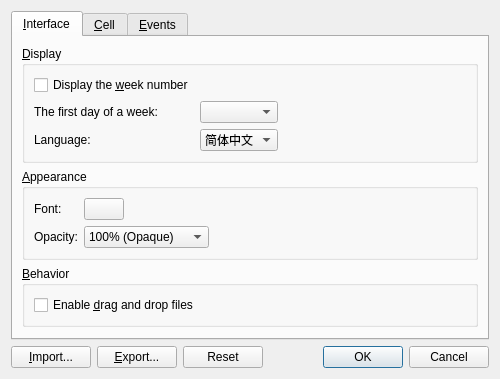
<?xml version="1.0" encoding="UTF-8"?>
<ui version="4.0">
 <class>PreferenceDialog</class>
 <widget class="QDialog" name="PreferenceDialog">
  <property name="geometry">
   <rect>
    <x>0</x>
    <y>0</y>
    <width>500</width>
    <height>338</height>
   </rect>
  </property>
  <property name="windowTitle">
   <string>Preference</string>
  </property>
  <layout class="QGridLayout" name="gridLayout_9">
   <item row="0" column="0" colspan="3">
    <widget class="QTabWidget" name="tabWidget">
     <property name="currentIndex">
      <number>0</number>
     </property>
     <widget class="QWidget" name="tab_1">
      <attribute name="title">
       <string>&amp;Interface</string>
      </attribute>
      <layout class="QGridLayout" name="gridLayout_7">
       <item row="3" column="0">
        <spacer name="verticalSpacer_3">
         <property name="orientation">
          <enum>Qt::Vertical</enum>
         </property>
         <property name="sizeHint" stdset="0">
          <size>
           <width>20</width>
           <height>40</height>
          </size>
         </property>
        </spacer>
       </item>
       <item row="2" column="0">
        <widget class="QGroupBox" name="groupBox_2">
         <property name="title">
          <string>&amp;Behavior</string>
         </property>
         <layout class="QGridLayout" name="gridLayout_8">
          <item row="0" column="0">
           <widget class="QCheckBox" name="checkBox_dragDrop">
            <property name="text">
             <string>Enable &amp;drag and drop files</string>
            </property>
           </widget>
          </item>
         </layout>
        </widget>
       </item>
       <item row="1" column="0">
        <widget class="QGroupBox" name="groupBox_1">
         <property name="title">
          <string>&amp;Appearance</string>
         </property>
         <layout class="QGridLayout" name="gridLayout_6">
          <item row="0" column="2" rowspan="2">
           <spacer name="horizontalSpacer_7">
            <property name="orientation">
             <enum>Qt::Horizontal</enum>
            </property>
            <property name="sizeHint" stdset="0">
             <size>
              <width>40</width>
              <height>20</height>
             </size>
            </property>
           </spacer>
          </item>
          <item row="1" column="0">
           <widget class="QLabel" name="label_5">
            <property name="text">
             <string>Opacity:</string>
            </property>
           </widget>
          </item>
          <item row="0" column="0">
           <widget class="QLabel" name="label_8">
            <property name="text">
             <string>Font:</string>
            </property>
           </widget>
          </item>
          <item row="0" column="1">
           <widget class="QPushButton" name="pushButton_interfaceFont">
            <property name="sizePolicy">
             <sizepolicy hsizetype="Fixed" vsizetype="Fixed">
              <horstretch>0</horstretch>
              <verstretch>0</verstretch>
             </sizepolicy>
            </property>
            <property name="iconSize">
             <size>
              <width>56</width>
              <height>16</height>
             </size>
            </property>
           </widget>
          </item>
          <item row="1" column="1">
           <widget class="QComboBox" name="comboBox_opacity">
            <property name="sizePolicy">
             <sizepolicy hsizetype="Fixed" vsizetype="Fixed">
              <horstretch>0</horstretch>
              <verstretch>0</verstretch>
             </sizepolicy>
            </property>
            <property name="maxVisibleItems">
             <number>11</number>
            </property>
            <property name="sizeAdjustPolicy">
             <enum>QComboBox::AdjustToContents</enum>
            </property>
            <item>
             <property name="text">
              <string>100% (Opaque)</string>
             </property>
            </item>
            <item>
             <property name="text">
              <string>90%</string>
             </property>
            </item>
            <item>
             <property name="text">
              <string>80%</string>
             </property>
            </item>
            <item>
             <property name="text">
              <string>70%</string>
             </property>
            </item>
            <item>
             <property name="text">
              <string>60%</string>
             </property>
            </item>
            <item>
             <property name="text">
              <string>50%</string>
             </property>
            </item>
            <item>
             <property name="text">
              <string>40%</string>
             </property>
            </item>
            <item>
             <property name="text">
              <string>30%</string>
             </property>
            </item>
            <item>
             <property name="text">
              <string>20%</string>
             </property>
            </item>
            <item>
             <property name="text">
              <string>10%</string>
             </property>
            </item>
            <item>
             <property name="text">
              <string>0% (Transparent)</string>
             </property>
            </item>
           </widget>
          </item>
         </layout>
        </widget>
       </item>
       <item row="0" column="0">
        <widget class="QGroupBox" name="groupBox_0">
         <property name="title">
          <string>&amp;Display</string>
         </property>
         <layout class="QGridLayout" name="gridLayout_5">
          <item row="1" column="0">
           <widget class="QLabel" name="label">
            <property name="text">
             <string>The first day of a week:</string>
            </property>
           </widget>
          </item>
          <item row="1" column="1">
           <widget class="QComboBox" name="comboBox_weekFirstDay"/>
          </item>
          <item row="2" column="0">
           <widget class="QLabel" name="label_7">
            <property name="text">
             <string>Language:</string>
            </property>
           </widget>
          </item>
          <item row="2" column="1">
           <widget class="QComboBox" name="comboBox_language">
            <item>
             <property name="text">
              <string>简体中文</string>
             </property>
            </item>
            <item>
             <property name="text">
              <string>繁體中文</string>
             </property>
            </item>
            <item>
             <property name="text">
              <string>English</string>
             </property>
            </item>
           </widget>
          </item>
          <item row="0" column="2" rowspan="3">
           <spacer name="horizontalSpacer_5">
            <property name="orientation">
             <enum>Qt::Horizontal</enum>
            </property>
            <property name="sizeHint" stdset="0">
             <size>
              <width>40</width>
              <height>20</height>
             </size>
            </property>
           </spacer>
          </item>
          <item row="0" column="0">
           <widget class="QCheckBox" name="checkBox_showWeek">
            <property name="text">
             <string>Display the &amp;week number</string>
            </property>
           </widget>
          </item>
         </layout>
        </widget>
       </item>
      </layout>
     </widget>
     <widget class="QWidget" name="tab_2">
      <attribute name="title">
       <string>&amp;Cell</string>
      </attribute>
      <layout class="QGridLayout" name="gridLayout">
       <item row="1" column="0">
        <spacer name="verticalSpacer">
         <property name="orientation">
          <enum>Qt::Vertical</enum>
         </property>
         <property name="sizeHint" stdset="0">
          <size>
           <width>20</width>
           <height>40</height>
          </size>
         </property>
        </spacer>
       </item>
       <item row="0" column="0">
        <widget class="QGroupBox" name="groupBox_3">
         <property name="title">
          <string>&amp;Cell</string>
         </property>
         <layout class="QGridLayout" name="gridLayout_3">
          <item row="0" column="1">
           <widget class="QComboBox" name="comboBox_cellSpace">
            <property name="sizePolicy">
             <sizepolicy hsizetype="Fixed" vsizetype="Fixed">
              <horstretch>0</horstretch>
              <verstretch>0</verstretch>
             </sizepolicy>
            </property>
            <item>
             <property name="text">
              <string>0</string>
             </property>
            </item>
            <item>
             <property name="text">
              <string>1</string>
             </property>
            </item>
            <item>
             <property name="text">
              <string>2</string>
             </property>
            </item>
            <item>
             <property name="text">
              <string>3</string>
             </property>
            </item>
            <item>
             <property name="text">
              <string>4</string>
             </property>
            </item>
            <item>
             <property name="text">
              <string>5</string>
             </property>
            </item>
            <item>
             <property name="text">
              <string>6</string>
             </property>
            </item>
            <item>
             <property name="text">
              <string>7</string>
             </property>
            </item>
            <item>
             <property name="text">
              <string>8</string>
             </property>
            </item>
            <item>
             <property name="text">
              <string>9</string>
             </property>
            </item>
           </widget>
          </item>
          <item row="0" column="0">
           <widget class="QLabel" name="label_6">
            <property name="text">
             <string>Space:</string>
            </property>
           </widget>
          </item>
          <item row="1" column="0">
           <widget class="QLabel" name="label_2">
            <property name="text">
             <string>Color:</string>
            </property>
           </widget>
          </item>
          <item row="0" column="2" rowspan="2">
           <spacer name="horizontalSpacer_2">
            <property name="orientation">
             <enum>Qt::Horizontal</enum>
            </property>
            <property name="sizeHint" stdset="0">
             <size>
              <width>40</width>
              <height>20</height>
             </size>
            </property>
           </spacer>
          </item>
          <item row="1" column="1">
           <widget class="QPushButton" name="pushButton_cellColor">
            <property name="sizePolicy">
             <sizepolicy hsizetype="Fixed" vsizetype="Fixed">
              <horstretch>0</horstretch>
              <verstretch>0</verstretch>
             </sizepolicy>
            </property>
            <property name="text">
             <string/>
            </property>
            <property name="iconSize">
             <size>
              <width>56</width>
              <height>16</height>
             </size>
            </property>
           </widget>
          </item>
         </layout>
        </widget>
       </item>
      </layout>
     </widget>
     <widget class="QWidget" name="tab_3">
      <attribute name="title">
       <string>&amp;Events</string>
      </attribute>
      <layout class="QGridLayout" name="gridLayout_4">
       <item row="1" column="0">
        <spacer name="verticalSpacer_2">
         <property name="orientation">
          <enum>Qt::Vertical</enum>
         </property>
         <property name="sizeHint" stdset="0">
          <size>
           <width>20</width>
           <height>143</height>
          </size>
         </property>
        </spacer>
       </item>
       <item row="0" column="0">
        <widget class="QGroupBox" name="groupBox_4">
         <property name="title">
          <string>&amp;Events</string>
         </property>
         <layout class="QGridLayout" name="gridLayout_2">
          <item row="0" column="3" rowspan="3">
           <spacer name="horizontalSpacer_4">
            <property name="orientation">
             <enum>Qt::Horizontal</enum>
            </property>
            <property name="sizeHint" stdset="0">
             <size>
              <width>40</width>
              <height>20</height>
             </size>
            </property>
           </spacer>
          </item>
          <item row="2" column="1">
           <widget class="QPushButton" name="pushButton_eventColor_2">
            <property name="sizePolicy">
             <sizepolicy hsizetype="Fixed" vsizetype="Fixed">
              <horstretch>0</horstretch>
              <verstretch>0</verstretch>
             </sizepolicy>
            </property>
            <property name="text">
             <string/>
            </property>
            <property name="iconSize">
             <size>
              <width>56</width>
              <height>16</height>
             </size>
            </property>
           </widget>
          </item>
          <item row="1" column="0">
           <widget class="QLabel" name="label_3">
            <property name="text">
             <string>Normal events color:</string>
            </property>
           </widget>
          </item>
          <item row="2" column="0">
           <widget class="QLabel" name="label_4">
            <property name="text">
             <string>Recurrent events color:</string>
            </property>
           </widget>
          </item>
          <item row="0" column="0">
           <widget class="QLabel" name="label_9">
            <property name="text">
             <string>Font:</string>
            </property>
           </widget>
          </item>
          <item row="1" column="1">
           <widget class="QPushButton" name="pushButton_eventColor_1">
            <property name="sizePolicy">
             <sizepolicy hsizetype="Fixed" vsizetype="Fixed">
              <horstretch>0</horstretch>
              <verstretch>0</verstretch>
             </sizepolicy>
            </property>
            <property name="text">
             <string/>
            </property>
            <property name="iconSize">
             <size>
              <width>56</width>
              <height>16</height>
             </size>
            </property>
           </widget>
          </item>
          <item row="0" column="1">
           <widget class="QPushButton" name="pushButton_eventFont">
            <property name="sizePolicy">
             <sizepolicy hsizetype="Fixed" vsizetype="Fixed">
              <horstretch>0</horstretch>
              <verstretch>0</verstretch>
             </sizepolicy>
            </property>
            <property name="iconSize">
             <size>
              <width>56</width>
              <height>16</height>
             </size>
            </property>
           </widget>
          </item>
         </layout>
        </widget>
       </item>
      </layout>
     </widget>
    </widget>
   </item>
   <item row="2" column="2">
    <widget class="QDialogButtonBox" name="buttonBox">
     <property name="orientation">
      <enum>Qt::Horizontal</enum>
     </property>
     <property name="standardButtons">
      <set>QDialogButtonBox::Cancel|QDialogButtonBox::Ok|QDialogButtonBox::Reset</set>
     </property>
    </widget>
   </item>
   <item row="2" column="0">
    <widget class="QPushButton" name="pushButton_import">
     <property name="text">
      <string>&amp;Import...</string>
     </property>
    </widget>
   </item>
   <item row="2" column="1">
    <widget class="QPushButton" name="pushButton_export">
     <property name="text">
      <string>&amp;Export...</string>
     </property>
    </widget>
   </item>
  </layout>
 </widget>
 <resources/>
 <connections>
  <connection>
   <sender>buttonBox</sender>
   <signal>accepted()</signal>
   <receiver>PreferenceDialog</receiver>
   <slot>accept()</slot>
   <hints>
    <hint type="sourcelabel">
     <x>248</x>
     <y>254</y>
    </hint>
    <hint type="destinationlabel">
     <x>157</x>
     <y>274</y>
    </hint>
   </hints>
  </connection>
  <connection>
   <sender>buttonBox</sender>
   <signal>rejected()</signal>
   <receiver>PreferenceDialog</receiver>
   <slot>reject()</slot>
   <hints>
    <hint type="sourcelabel">
     <x>316</x>
     <y>260</y>
    </hint>
    <hint type="destinationlabel">
     <x>286</x>
     <y>274</y>
    </hint>
   </hints>
  </connection>
 </connections>
</ui>
